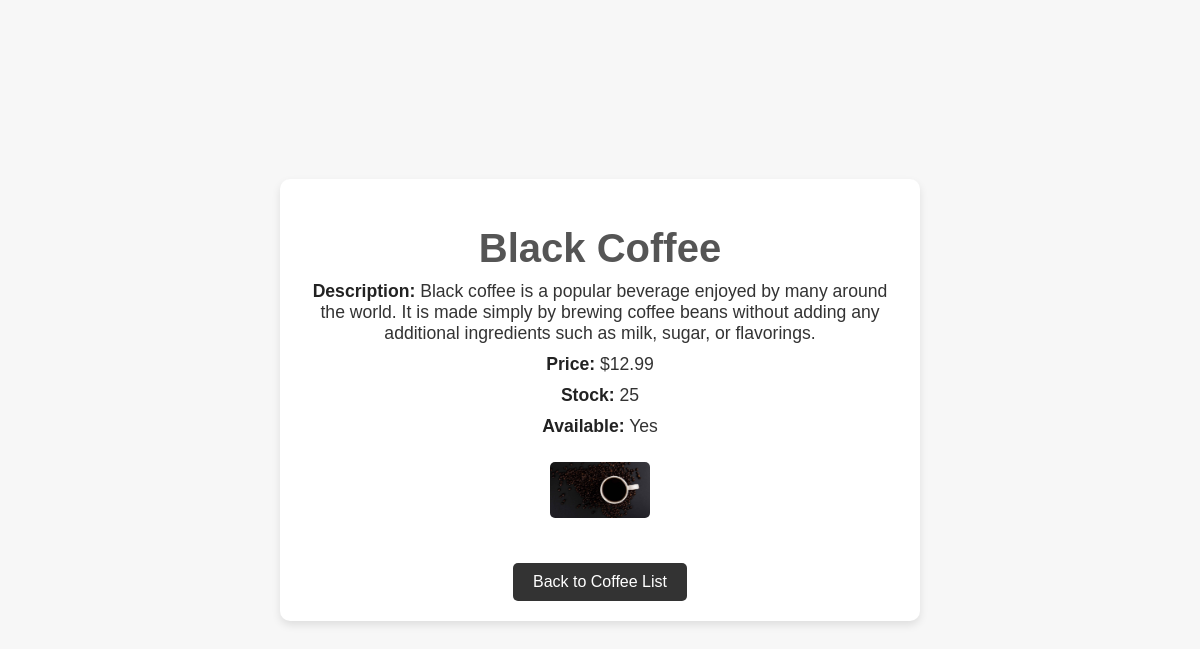
The page /menu/black-coffee/ on the database its author committed.
### coffee/models.py (models this page shows, shortened)
class Coffee(models.Model):
    name = models.CharField(max_length=100)
    description = models.TextField()
    price = models.DecimalField(max_digits=5, decimal_places=2)
    stock = models.IntegerField(default=0)
    is_available = models.BooleanField(default=True)
    slug = models.SlugField(unique=True, blank=True, null=True)

class CoffeeImageModel(models.Model):
    coffee = models.ForeignKey(Coffee, on_delete=models.CASCADE, related_name='images')
    image = models.ImageField(upload_to='coffee_images/', null=True, blank=True)

### coffee/views.py (the view)
# urls.py: path('menu/<slug:slug>/', coffee_detail, name='coffee-detail'),
def coffee_detail(request, slug):
    coffee = get_object_or_404(Coffee, slug=slug)
    coffee.is_available = coffee.stock > 0
    return render(request, 'coffee_details.html', {'coffee': coffee})

### coffee/templates/coffee_details.html (shortened to what this page needs)
{% load static %}
<!DOCTYPE html>
<html lang="en">
<head>
    <link rel="stylesheet" href="{% static 'details.css' %}">
</head>
<body>
    <div class="container">
        <h1>{{ coffee.name }}</h1>
        <p><strong>Description:</strong> {{ coffee.description }}</p>
        <p><strong>Price:</strong> ${{ coffee.price }}</p>
        <p><strong>Stock:</strong> {{ coffee.stock }}</p>
        <p><strong>Available:</strong> {{ coffee.is_available|yesno:"Yes,No" }}</p>
        <div class="images">
            {% for image in coffee.images.all %}
                <img src="{{ image.image.url }}" alt="{{ coffee.name }}" class="image-thumbnail">
            {% endfor %}
        </div>
        <a href="{% url 'menu' %}">Back to Coffee List</a>
    </div>
</body>
</html>

### static/details.css (style rules this page uses)
body { font-family: 'Arial', sans-serif; background-color: #f7f7f7; color: #333; margin: 0; padding: 0; display: flex; justify-content: center; align-items: center; height: 100vh; }
.container { background-color: #fff; box-shadow: 0 4px 8px rgba(0, 0, 0, 0.1); border-radius: 10px; padding: 20px; max-width: 600px; width: 100%; margin: 20px; text-align: center; }
h1 { font-size: 2.5rem; margin-bottom: 10px; color: #555; }
p { font-size: 1.1rem; margin: 10px 0; }
p strong { color: #222; }
.images { display: flex; flex-wrap: wrap; justify-content: center; margin: 20px 0; }
.images img { max-width: 100px; height: auto; border-radius: 5px; margin: 5px; cursor: pointer; transition: transform 0.3s ease-in-out; }
a { display: inline-block; margin-top: 20px; padding: 10px 20px; background-color: #333; color: #fff; text-decoration: none; border-radius: 5px; transition: background-color 0.3s ease; }

### rows shown on the page
Coffee: name "Black Coffee", description "Black coffee is a popular beverage enjoyed by many around the world. It is made simply by brewing coffee beans without adding any additional ingredients such as milk, sugar, or flavorings.", price "12.99", stock "25", is_available "Yes"
CoffeeImageModel: image (picture)
